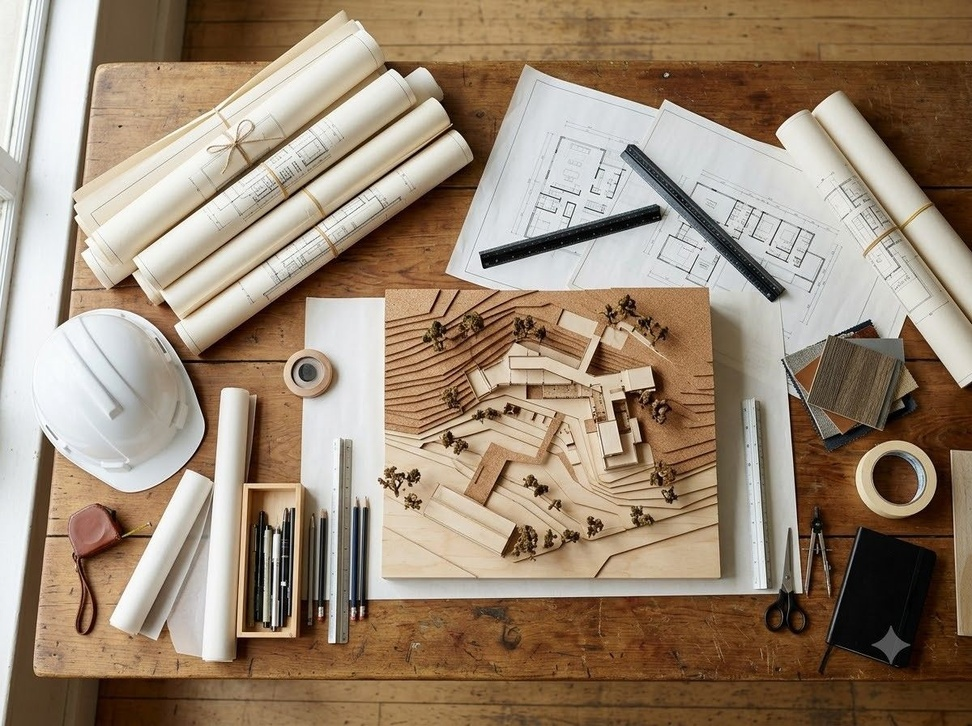
#> input picture assets/img/about-hero.jpg, 972 x 726 px, shrunk from 1200 x 896 before the run; its folder holds 4 pictures in this run
$ python remove_watermark.py
#> lines starting #> are read from the running program, lines starting #| are printed output that depends on the picture
"""
Removes the generator's sparkle watermark from assets/img by cropping.

Every frame produced by the image tool carries a solid four-pointed star stamped
at a fixed inset — centred about 102px from the right edge and 102px from the
bottom, roughly 46px across — regardless of subject. It is in the same place on
every image, so no detection is needed.

Cropping, not inpainting. Inpainting the patch leaves a soft blurred square that
is more conspicuous than the watermark on any textured surface (wood grain,
paving, marble). Trimming the bottom edge past the mark is lossless for the rest
of the frame, and the site's containers use object-fit: cover, so a changed
aspect ratio costs nothing.

Run once:  python tools/remove_watermark.py
NOT idempotent — each run trims another strip. Restore from git before re-running.
"""

import glob
import os

from PIL import Image

HERE = os.path.dirname(os.path.dirname(os.path.abspath(__file__)))
IMG = os.path.join(HERE, "assets", "img")

# The mark's outer edge reaches ~136px from the bottom. Trim past it with margin.
TRIM = 155


def clean(path):
#> called with path = 'assets/img/about-hero.jpg'
    im = Image.open(path)
#> im is the input picture: PIL image 972x726 RGB; mean R, G, B 155, 135.7, 115.2
    w, h = im.size
#> w = 972; h = 726
    scale = max(w, h) / 1200.0
#> scale = 0.81
    trim = int(round(TRIM * scale))
#> trim = 126
    if h - trim < 200:
        print("skipped (too small)", os.path.basename(path))
        return False
    im.crop((0, 0, w, h - trim)).save(path, "JPEG", quality=86,
                                      optimize=True, progressive=True)
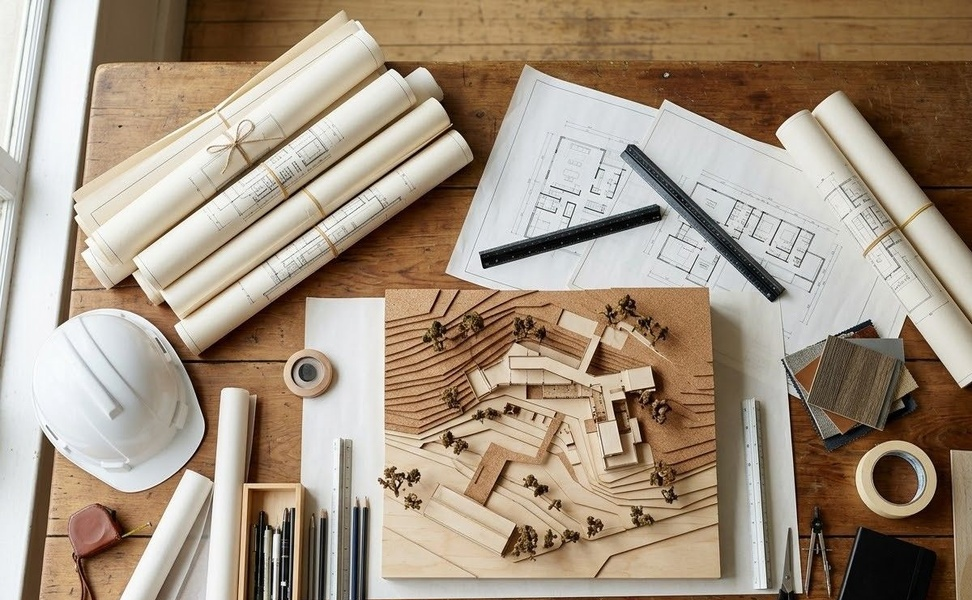
#> saved as about-hero.jpg: PIL image 972x600 RGB; mean R, G, B 163.9, 147.2, 128.6
    return True


if __name__ == "__main__":
    n = 0
    for f in sorted(glob.glob(os.path.join(IMG, "*.jpg"))):
        if clean(f):
            n += 1
#> pass 2 of the loop `for f in sorted(glob.glob(os.path.join(IMG, "*.jpg"))):`:
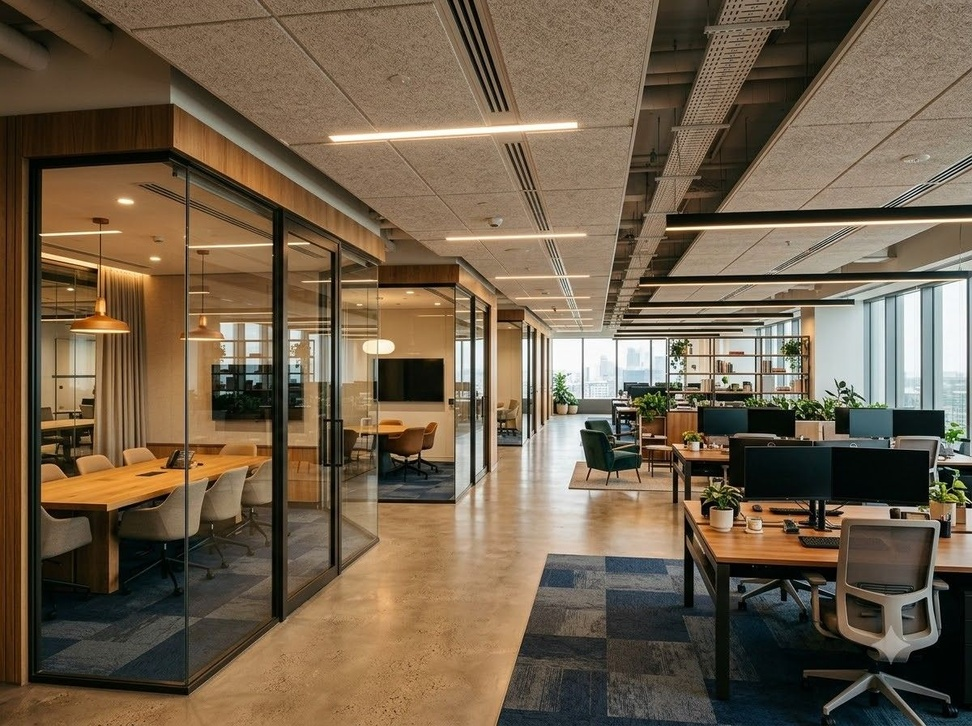
#> input picture assets/img/about-story.jpg, 972 x 726 px, shrunk from 1200 x 896 before the run
#> in clean, im is the input picture: PIL image 972x726 RGB; mean R, G, B 113.2, 96.4, 75.4
#> in clean (call 2), `im.crop((0, 0, w, h - trim)).save(path, "JPEG", quality=86, optimize=T..`:
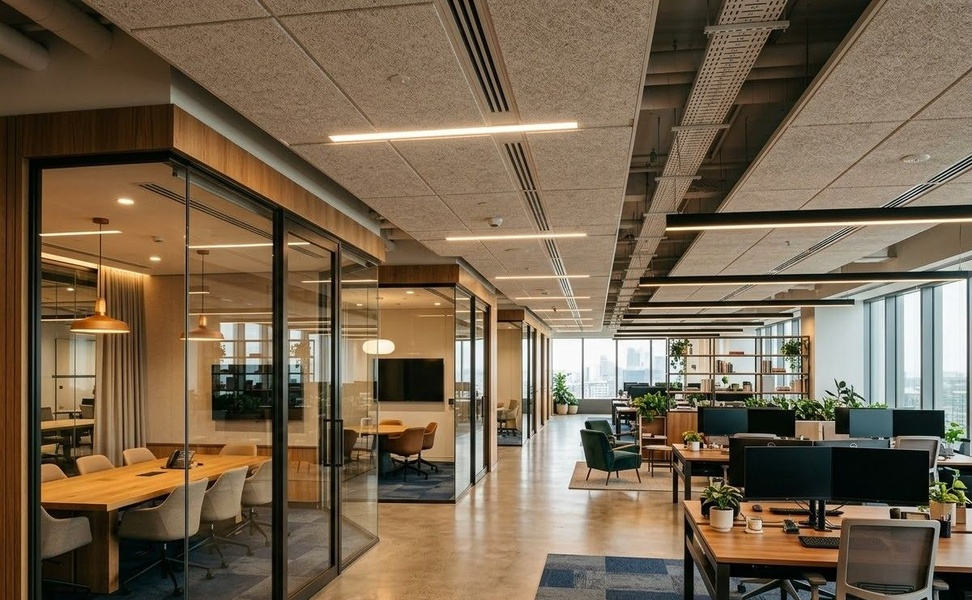
#> saved as about-story.jpg: PIL image 972x600 RGB; mean R, G, B 119.2, 101.5, 79.7
#> pass 3 of the loop `for f in sorted(glob.glob(os.path.join(IMG, "*.jpg"))):`:
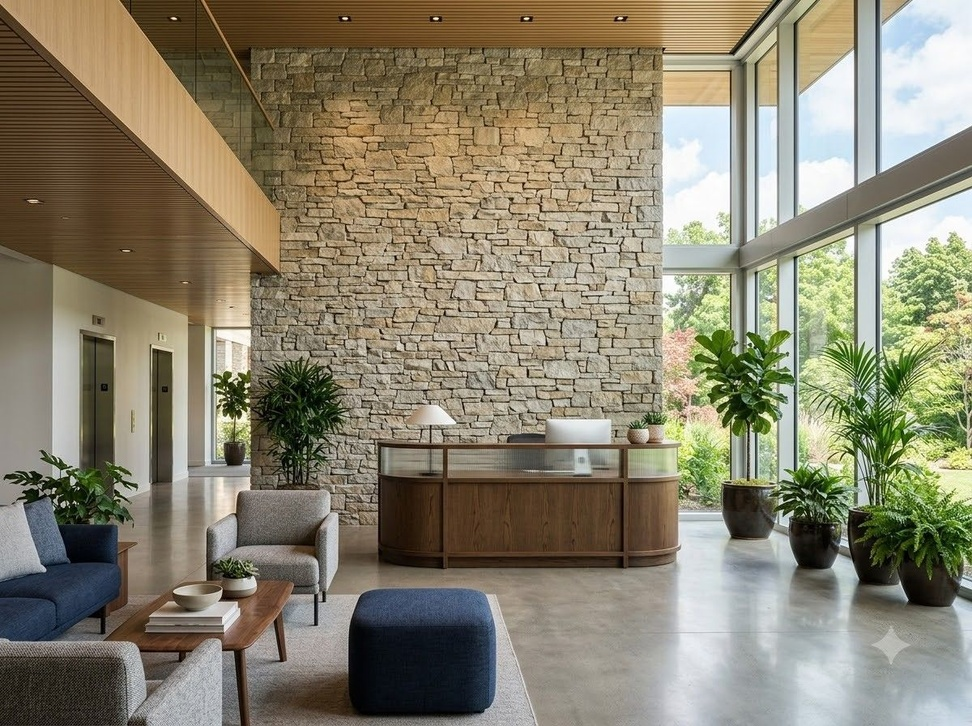
#> input picture assets/img/contact-office.jpg, 972 x 726 px, shrunk from 1200 x 896 before the run
#> in clean, im is the input picture: PIL image 972x726 RGB; mean R, G, B 137, 130.8, 110.3
#> in clean (call 3), `im.crop((0, 0, w, h - trim)).save(path, "JPEG", quality=86, optimize=T..`:
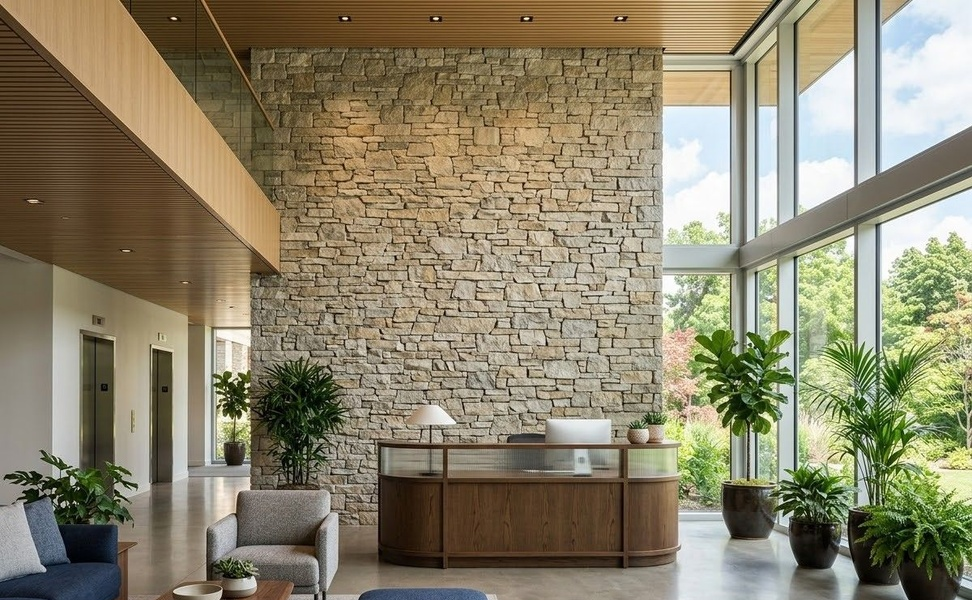
#> saved as contact-office.jpg: PIL image 972x600 RGB; mean R, G, B 139.6, 132, 107.4
#> the loop made 4 passes; the first 3 are shown
    print(n, "images cropped")
